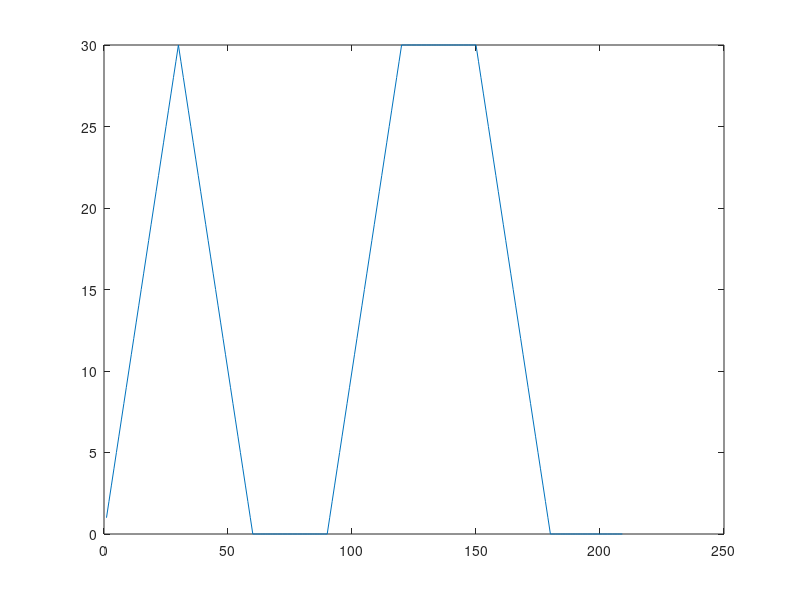

MATLAB code to generate this figure:

signalAconvoler = zeros(1, 180);
reponseImpulsionnelle =  zeros(1, 30);

for i = 1:30
    signalAconvoler(i) = 1;
end 

for i = 31:60
    signalAconvoler(i) = 0;
end 

for i = 61:90
    signalAconvoler(i) = 0;
end 

for i = 91:120
    signalAconvoler(i) = 1;
end 

for i = 121:150
    signalAconvoler(i) = 1;
end 

for i = 151:180
    signalAconvoler(i) = 0;
end 

for i = 1:30
    reponseImpulsionnelle(i) = 1;
end 

reponseDuFiltre = conv2(signalAconvoler,reponseImpulsionnelle)

% ouvrir un fichier ou le créé
fid = fopen('resultatConvolution.txt','w');
% écrir dans ce fichier, fid est sa reference pour matlab
fprintf(fid,'float [] reponseDuFiltreMatlab = {');
fprintf(fid,'%if,',reponseDuFiltre);
fprintf(fid,'};');
% fermer le fichier
fclose(fid);

figure(1);
plot(reponseDuFiltre);